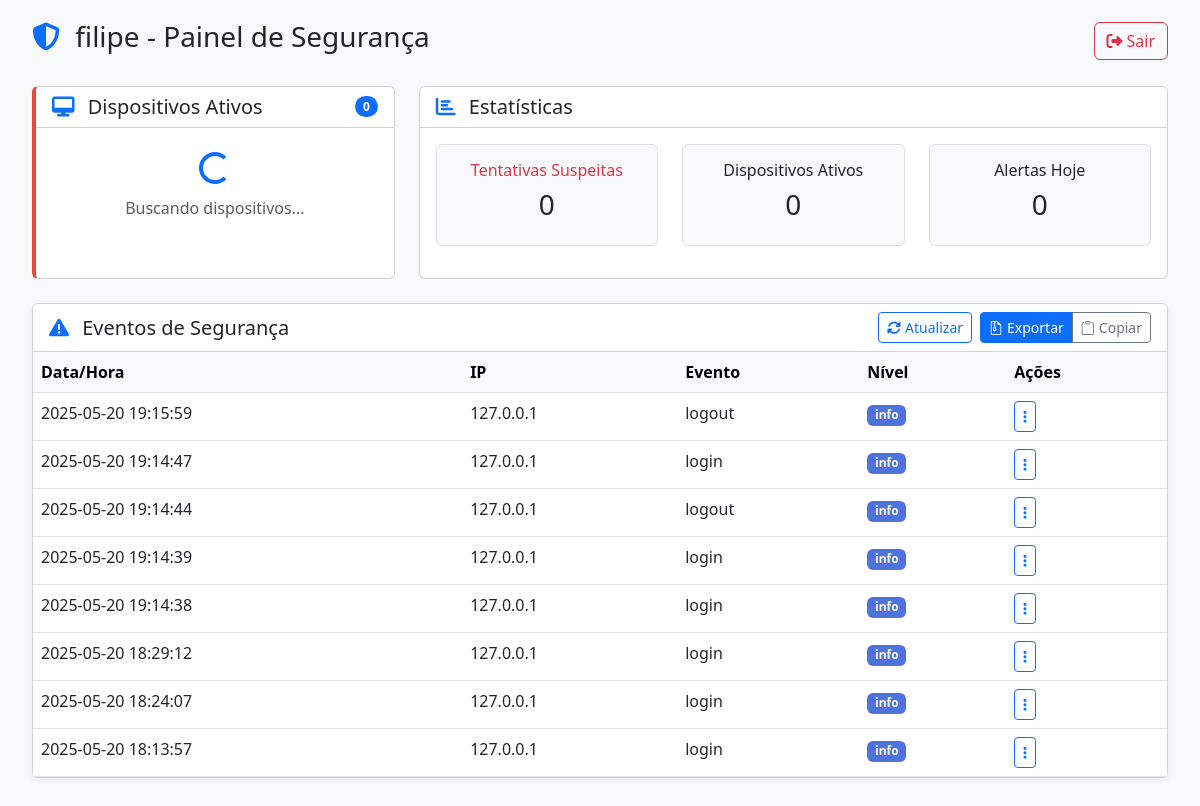
The app's page /clinic/dashboard (signed in) with its own data.
### tables this page shows
CREATE TABLE alerts
                 (id INTEGER PRIMARY KEY AUTOINCREMENT,
                 clinic_id INTEGER,
                 timestamp TEXT,
                 ip TEXT,
                 event_type TEXT,
                 description TEXT,
                 severity TEXT,
                 FOREIGN KEY (clinic_id) REFERENCES clinics(id));

### app.py (the view)
@app.route('/clinic/dashboard')
def clinic_dashboard():
    if 'clinic_id' not in session:
        return redirect(url_for('login'))
    clinic_id = session['clinic_id']
    conn = sqlite3.connect('safeclinica.db')
    c = conn.cursor()
    c.execute("""
        SELECT id, timestamp, ip, event_type, description, severity
        FROM alerts
        WHERE clinic_id = ?
        ORDER BY timestamp DESC
        LIMIT 50
    """, (clinic_id,))
    alerts = c.fetchall()
    conn.close()
    return render_template('clinic_dashboard.html',
                         clinic_name=session['clinic_name'],
                         alerts=alerts)

### templates/clinic_dashboard.html (shortened to what this page needs)
<!DOCTYPE html>
<html lang="pt-BR">
<head>
    <link href="https://cdn.jsdelivr.net/npm/bootstrap@5.3.0/dist/css/bootstrap.min.css" rel="stylesheet">
    <link rel="stylesheet" href="https://cdnjs.cloudflare.com/ajax/libs/font-awesome/6.4.0/css/all.min.css">
    <link rel="stylesheet" href="https://cdn.jsdelivr.net/npm/bootstrap-icons@1.10.0/font/bootstrap-icons.css">
</head>
<body>
    <div class="container-fluid">
        <div class="header d-flex justify-content-between align-items-center mb-4">
            <h1 class="h3">
                <i class="fas fa-shield-alt me-2 text-primary"></i>
                {{ clinic_name }} - Painel de Segurança
            </h1>
            <button id="logout-btn" class="btn btn-outline-danger">
                <i class="fas fa-sign-out-alt me-1"></i>Sair
            </button>
        </div>
        <div class="row">
            <div class="col-md-4 mb-4">
                <div class="card security-card h-100">
                    <div class="card-header bg-white d-flex justify-content-between align-items-center">
                        <h5 class="mb-0">
                            <i class="fas fa-desktop me-2 text-primary"></i>
                            Dispositivos Ativos
                        </h5>
                        <span class="badge bg-primary rounded-pill" id="device-count">0</span>
                    </div>
                    <div class="card-body device-list p-0">
                        <ul id="devices-list" class="list-group list-group-flush">
                            <li class="list-group-item text-center py-4">
                                <div class="spinner-border text-primary" role="status">
                                </div>
                                <p class="mt-2 mb-0 text-muted">Buscando dispositivos...</p>
                            </li>
                        </ul>
                    </div>
                </div>
            </div>
            <div class="col-md-8 mb-4">
                <div class="card h-100">
                    <div class="card-header bg-white">
                        <h5 class="mb-0">
                            <i class="fas fa-chart-bar me-2 text-primary"></i>
                            Estatísticas
                        </h5>
                    </div>
                    <div class="card-body">
                        <div class="row text-center">
                            <div class="col-md-4 mb-3">
                                <div class="p-3 border rounded bg-light h-100">
                                    <h6 class="text-danger">Tentativas Suspeitas</h6>
                                    <h3 id="suspicious-count">0</h3>
                                </div>
                            </div>
                            <div class="col-md-4 mb-3">
                                <div class="p-3 border rounded bg-light h-100">
                                    <h6>Dispositivos Ativos</h6>
                                    <h3 id="active-devices">0</h3>
                                </div>
                            </div>
                            <div class="col-md-4 mb-3">
                                <div class="p-3 border rounded bg-light h-100">
                                    <h6>Alertas Hoje</h6>
                                    <h3 id="today-alerts">0</h3>
                                </div>
                            </div>
                        </div>
                    </div>
                </div>
            </div>
        </div>
        <div class="card mb-4 shadow-sm">
            <div class="card-header bg-white d-flex justify-content-between align-items-center">
                <h5 class="mb-0">
                    <i class="fas fa-exclamation-triangle me-2 text-primary"></i>
                    Eventos de Segurança
                </h5>
                <div class="d-flex">
                    <button id="refresh-btn" class="btn btn-sm btn-outline-primary me-2">
                        <i class="fas fa-sync-alt me-1"></i>Atualizar
                    </button>
                    <div class="btn-group">
                        <a href="{{ url_for('download_logs') }}" class="btn btn-sm btn-primary">
                            <i class="bi bi-file-earmark-zip me-1"></i>Exportar
                        </a>
                        <button id="copy-logs-btn" class="btn btn-sm btn-outline-secondary">
                            <i class="bi bi-clipboard me-1"></i>Copiar
                        </button>
                    </div>
                </div>
            </div>
            <div class="card-body p-0">
                <div class="table-responsive">
                    <table class="table table-hover mb-0">
                        <thead class="table-light">
                            <tr>
                                <th>Data/Hora</th>
                                <th>IP</th>
                                <th>Evento</th>
                                <th>Nível</th>
                                <th>Ações</th>
                            </tr>
                        </thead>
                        <tbody id="security-events">
                            {% for alert in alerts %}
                            <tr
                                class="{{ 'critical' if alert[5] == 'critical' else 'warning' if alert[5] == 'warning' }}">
                                <td>{{ alert[1] }}</td>
                                <td>{{ alert[2] }}</td>
                                <td>{{ alert[3] }}</td>
                                <td>
                                    <span
                                        class="badge {{ 'badge-critical' if alert[5] == 'critical' else 'badge-warning' if alert[5] == 'warning' else 'badge-primary' }}">
                                        {{ alert[5] }}
                                    </span>
                                </td>
                                <td>
                                    <div class="dropdown action-dropdown">
                                        <button class="btn btn-sm btn-outline-primary dropdown-toggle" type="button"
                                            data-bs-toggle="dropdown" aria-expanded="false">
                                            <i class="fas fa-ellipsis-v"></i>
                                        </button>
                                    </div>
                                </td>
                            </tr>
                            {% endfor %}
                        </tbody>
                    </table>
                </div>
            </div>
        </div>
    </div>
</body>
</html>

### templates/clinic_dashboard.html (style rules this page uses)
:root { --primary-color: #4e73df; --danger-color: #e74a3b; --warning-color: #f6c23e; }
body { font-family: 'Segoe UI', Tahoma, Geneva, Verdana, sans-serif; background-color: #f8f9fa; padding: 20px; }
.security-card { border-left: 4px solid var(--danger-color); }
.device-list { max-height: 300px; overflow-y: auto; }
.badge-primary { background-color: var(--primary-color); }
.action-dropdown .dropdown-toggle::after { display: none; }

### records on screen
alerts: timestamp "2025-05-20 19:15:59", ip "127.0.0.1", event_type "logout", severity "info"
alerts: timestamp "2025-05-20 19:14:47", ip "127.0.0.1", event_type "login", severity "info"
alerts: timestamp "2025-05-20 19:14:44", ip "127.0.0.1", event_type "logout", severity "info"
alerts: timestamp "2025-05-20 19:14:39", ip "127.0.0.1", event_type "login", severity "info"
alerts: timestamp "2025-05-20 19:14:38", ip "127.0.0.1", event_type "login", severity "info"
alerts: timestamp "2025-05-20 18:29:12", ip "127.0.0.1", event_type "login", severity "info"
alerts: timestamp "2025-05-20 18:24:07", ip "127.0.0.1", event_type "login", severity "info"
alerts: timestamp "2025-05-20 18:13:57", ip "127.0.0.1", event_type "login", severity "info"

### other values on screen
{{ clinic_name }} "filipe"
